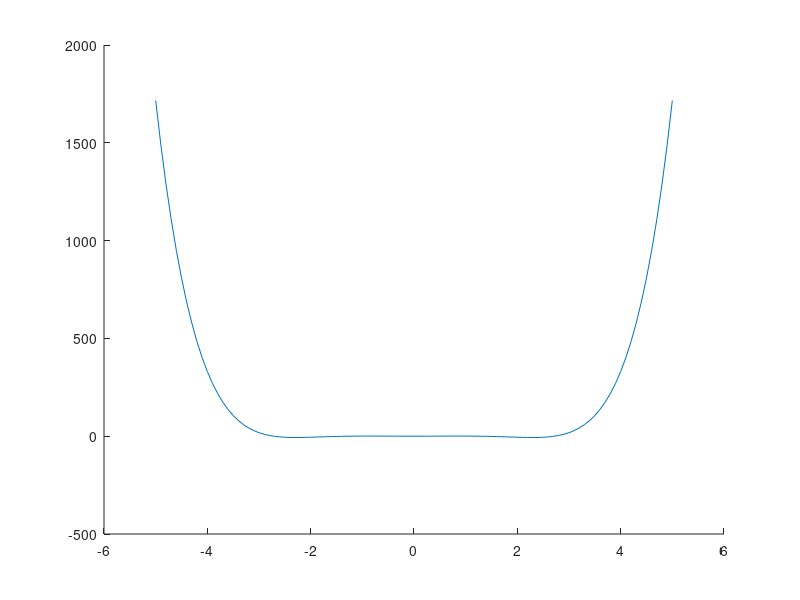

Recreate this plot in MATLAB. (Note: this script raises an error after producing the figure.)

clc

G = @(alpha,beta,gamma,x) alpha/2.*x.^2 + beta/4.*x.^4 + gamma/6.*x.^6;
Gder = @(alpha,beta,gamma,x) alpha.*x + beta.*x.^3 + gamma.*x.^5;
Gdersnd = @(alpha,beta,gamma,x) alpha + 3*beta.*x.^2 + 5*gamma.*x.^4;

% alpha = -4 %one min
% beta = 4
% gamma = 1

% alpha = -4 %two max
% beta = 6
% gamma = -1

alpha = 4 %two min
beta = -6
gamma = 1

% alpha = 2 %zero min
% beta = -4
% gamma = -2



%----------PRINT----------------
x = -5:0.1:5;
y = G(alpha,beta,gamma,x);
yder = Gder(alpha,beta,gamma,x);

hold on
plot(x,y)
% plot(x,yder)

xline(0,'--')
yline(0,'--')
ylim([-10 10])
xlim([min(x) max(x)])
%------------------------------



D = beta.^2-4*gamma.*alpha;
BiquadRootPos = (-beta+D.^0.5)./(2*gamma)
BiquadRootNeg = (-beta-D.^0.5)./(2*gamma)

RootOne = (BiquadRootPos).^0.5
RootTwo = (BiquadRootNeg).^0.5

Roots = [zeros(size(RootOne)) RootOne RootTwo];
Roots(imag(Roots)~=0) = 0; %FIXME maybe NaN is better


%just drawing xlines
for i=1:3
    if Gdersnd(alpha,beta,gamma,Roots(i)) > 0
        linespec = '-r';
    else
        linespec = '--k';
    end
xline(Roots(i),linespec)
end


GdersndValues = Gdersnd(alpha,beta,gamma,Roots)

Roots(GdersndValues>0)



% MaxRoot = (MaxRoot).^0.5;
% MaxRoot(imag(MaxRoot)~=0) = 0;
% 
% Gvalue = Gnew(alpha,beta,gamma,MaxRoot);
% 
% MaxRoot(Gvalue>0) = 0;
% 
% eta_square = MaxRoot.^2
% 




























